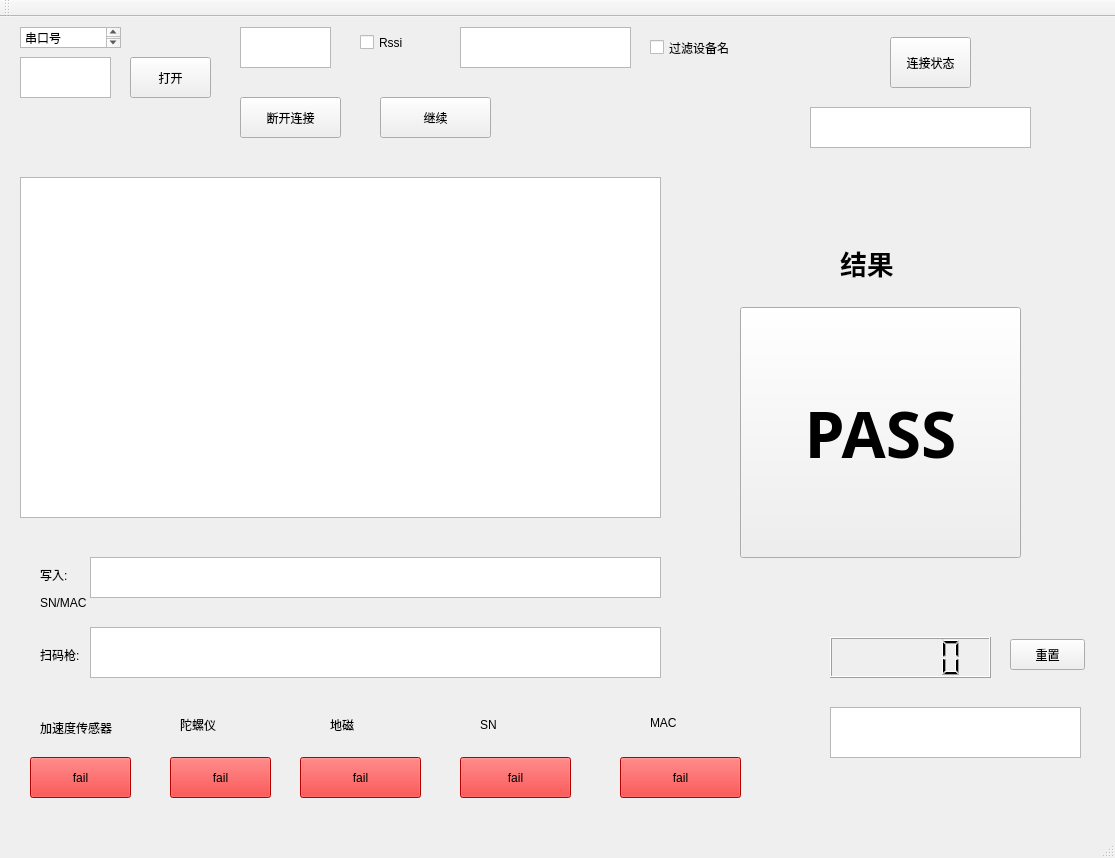
<?xml version="1.0" encoding="UTF-8"?>
<ui version="4.0">
 <class>MainWindow</class>
 <widget class="QMainWindow" name="MainWindow">
  <property name="geometry">
   <rect>
    <x>0</x>
    <y>0</y>
    <width>1115</width>
    <height>858</height>
   </rect>
  </property>
  <property name="windowTitle">
   <string>MainWindow</string>
  </property>
  <property name="styleSheet">
   <string notr="true"/>
  </property>
  <widget class="QWidget" name="centralWidget">
   <widget class="QPushButton" name="btn_com">
    <property name="geometry">
     <rect>
      <x>130</x>
      <y>40</y>
      <width>81</width>
      <height>41</height>
     </rect>
    </property>
    <property name="text">
     <string>打开</string>
    </property>
   </widget>
   <widget class="QTextEdit" name="et_com">
    <property name="geometry">
     <rect>
      <x>20</x>
      <y>40</y>
      <width>91</width>
      <height>41</height>
     </rect>
    </property>
   </widget>
   <widget class="QTextEdit" name="et_rssi">
    <property name="geometry">
     <rect>
      <x>240</x>
      <y>10</y>
      <width>91</width>
      <height>41</height>
     </rect>
    </property>
   </widget>
   <widget class="QCheckBox" name="cb_rssi">
    <property name="geometry">
     <rect>
      <x>360</x>
      <y>5</y>
      <width>71</width>
      <height>41</height>
     </rect>
    </property>
    <property name="text">
     <string>Rssi</string>
    </property>
   </widget>
   <widget class="QTextEdit" name="et_devname">
    <property name="geometry">
     <rect>
      <x>460</x>
      <y>10</y>
      <width>171</width>
      <height>41</height>
     </rect>
    </property>
   </widget>
   <widget class="QCheckBox" name="cb_devname">
    <property name="geometry">
     <rect>
      <x>650</x>
      <y>20</y>
      <width>91</width>
      <height>21</height>
     </rect>
    </property>
    <property name="text">
     <string>过滤设备名</string>
    </property>
   </widget>
   <widget class="QPushButton" name="btn_conn_state">
    <property name="geometry">
     <rect>
      <x>890</x>
      <y>20</y>
      <width>81</width>
      <height>51</height>
     </rect>
    </property>
    <property name="text">
     <string>连接状态</string>
    </property>
   </widget>
   <widget class="QPushButton" name="btn_disconnect">
    <property name="geometry">
     <rect>
      <x>240</x>
      <y>80</y>
      <width>101</width>
      <height>41</height>
     </rect>
    </property>
    <property name="text">
     <string>断开连接</string>
    </property>
   </widget>
   <widget class="QPushButton" name="btn_next">
    <property name="geometry">
     <rect>
      <x>380</x>
      <y>80</y>
      <width>111</width>
      <height>41</height>
     </rect>
    </property>
    <property name="text">
     <string>继续</string>
    </property>
   </widget>
   <widget class="QTextBrowser" name="tv_log">
    <property name="geometry">
     <rect>
      <x>20</x>
      <y>160</y>
      <width>641</width>
      <height>341</height>
     </rect>
    </property>
   </widget>
   <widget class="QPushButton" name="btn_acc">
    <property name="geometry">
     <rect>
      <x>30</x>
      <y>740</y>
      <width>101</width>
      <height>41</height>
     </rect>
    </property>
    <property name="styleSheet">
     <string notr="true">background-color: rgb(255, 0, 0);</string>
    </property>
    <property name="text">
     <string>fail</string>
    </property>
   </widget>
   <widget class="QPushButton" name="btn_gyr">
    <property name="geometry">
     <rect>
      <x>170</x>
      <y>740</y>
      <width>101</width>
      <height>41</height>
     </rect>
    </property>
    <property name="styleSheet">
     <string notr="true">background-color: rgb(255, 0, 0);</string>
    </property>
    <property name="text">
     <string>fail</string>
    </property>
   </widget>
   <widget class="QPushButton" name="btn_cps">
    <property name="geometry">
     <rect>
      <x>300</x>
      <y>740</y>
      <width>121</width>
      <height>41</height>
     </rect>
    </property>
    <property name="styleSheet">
     <string notr="true">background-color: rgb(255, 0, 0);</string>
    </property>
    <property name="text">
     <string>fail</string>
    </property>
   </widget>
   <widget class="QPushButton" name="btn_sn">
    <property name="geometry">
     <rect>
      <x>460</x>
      <y>740</y>
      <width>111</width>
      <height>41</height>
     </rect>
    </property>
    <property name="styleSheet">
     <string notr="true">background-color: rgb(255, 0, 0);</string>
    </property>
    <property name="text">
     <string>fail</string>
    </property>
   </widget>
   <widget class="QPushButton" name="btn_mac">
    <property name="geometry">
     <rect>
      <x>620</x>
      <y>740</y>
      <width>121</width>
      <height>41</height>
     </rect>
    </property>
    <property name="styleSheet">
     <string notr="true">background-color: rgb(255, 0, 0);</string>
    </property>
    <property name="text">
     <string>fail</string>
    </property>
   </widget>
   <widget class="QTextEdit" name="et_snmac">
    <property name="geometry">
     <rect>
      <x>90</x>
      <y>610</y>
      <width>571</width>
      <height>51</height>
     </rect>
    </property>
   </widget>
   <widget class="QTextBrowser" name="textBrowser_2">
    <property name="geometry">
     <rect>
      <x>20</x>
      <y>10</y>
      <width>101</width>
      <height>21</height>
     </rect>
    </property>
    <property name="html">
     <string>&lt;!DOCTYPE HTML PUBLIC &quot;-//W3C//DTD HTML 4.0//EN&quot; &quot;http://www.w3.org/TR/REC-html40/strict.dtd&quot;&gt;
&lt;html&gt;&lt;head&gt;&lt;meta name=&quot;qrichtext&quot; content=&quot;1&quot; /&gt;&lt;style type=&quot;text/css&quot;&gt;
p, li { white-space: pre-wrap; }
&lt;/style&gt;&lt;/head&gt;&lt;body style=&quot; font-family:'SimSun'; font-size:9pt; font-weight:400; font-style:normal;&quot;&gt;
&lt;p style=&quot; margin-top:0px; margin-bottom:0px; margin-left:0px; margin-right:0px; -qt-block-indent:0; text-indent:0px;&quot;&gt;串口号&lt;/p&gt;&lt;/body&gt;&lt;/html&gt;</string>
    </property>
   </widget>
   <widget class="QLabel" name="label">
    <property name="geometry">
     <rect>
      <x>40</x>
      <y>570</y>
      <width>101</width>
      <height>31</height>
     </rect>
    </property>
    <property name="text">
     <string>SN/MAC</string>
    </property>
   </widget>
   <widget class="QLabel" name="label_2">
    <property name="geometry">
     <rect>
      <x>40</x>
      <y>700</y>
      <width>81</width>
      <height>21</height>
     </rect>
    </property>
    <property name="text">
     <string>加速度传感器</string>
    </property>
   </widget>
   <widget class="QLabel" name="label_3">
    <property name="geometry">
     <rect>
      <x>180</x>
      <y>700</y>
      <width>101</width>
      <height>16</height>
     </rect>
    </property>
    <property name="text">
     <string>陀螺仪</string>
    </property>
   </widget>
   <widget class="QLabel" name="label_4">
    <property name="geometry">
     <rect>
      <x>330</x>
      <y>700</y>
      <width>61</width>
      <height>16</height>
     </rect>
    </property>
    <property name="text">
     <string>地磁</string>
    </property>
   </widget>
   <widget class="QLabel" name="label_5">
    <property name="geometry">
     <rect>
      <x>480</x>
      <y>700</y>
      <width>61</width>
      <height>16</height>
     </rect>
    </property>
    <property name="text">
     <string>SN</string>
    </property>
   </widget>
   <widget class="QLabel" name="label_6">
    <property name="geometry">
     <rect>
      <x>650</x>
      <y>700</y>
      <width>54</width>
      <height>12</height>
     </rect>
    </property>
    <property name="text">
     <string>MAC</string>
    </property>
   </widget>
   <widget class="QTextBrowser" name="tv_last_snamac">
    <property name="geometry">
     <rect>
      <x>90</x>
      <y>540</y>
      <width>571</width>
      <height>41</height>
     </rect>
    </property>
   </widget>
   <widget class="QLabel" name="label_7">
    <property name="geometry">
     <rect>
      <x>40</x>
      <y>550</y>
      <width>31</width>
      <height>16</height>
     </rect>
    </property>
    <property name="text">
     <string>写入:</string>
    </property>
   </widget>
   <widget class="QLabel" name="label_8">
    <property name="geometry">
     <rect>
      <x>40</x>
      <y>630</y>
      <width>41</width>
      <height>16</height>
     </rect>
    </property>
    <property name="text">
     <string>扫码枪:</string>
    </property>
   </widget>
   <widget class="QLabel" name="label_9">
    <property name="geometry">
     <rect>
      <x>840</x>
      <y>220</y>
      <width>71</width>
      <height>51</height>
     </rect>
    </property>
    <property name="font">
     <font>
      <family>宋体</family>
      <pointsize>20</pointsize>
      <weight>75</weight>
      <bold>true</bold>
     </font>
    </property>
    <property name="text">
     <string>结果</string>
    </property>
   </widget>
   <widget class="QPushButton" name="btn_result">
    <property name="geometry">
     <rect>
      <x>740</x>
      <y>290</y>
      <width>281</width>
      <height>251</height>
     </rect>
    </property>
    <property name="font">
     <font>
      <family>宋体</family>
      <pointsize>48</pointsize>
      <weight>75</weight>
      <bold>true</bold>
     </font>
    </property>
    <property name="text">
     <string>PASS</string>
    </property>
   </widget>
   <widget class="QTextBrowser" name="conn_info">
    <property name="geometry">
     <rect>
      <x>810</x>
      <y>90</y>
      <width>221</width>
      <height>41</height>
     </rect>
    </property>
   </widget>
   <widget class="QLCDNumber" name="ln_total_num">
    <property name="geometry">
     <rect>
      <x>830</x>
      <y>620</y>
      <width>161</width>
      <height>41</height>
     </rect>
    </property>
   </widget>
   <widget class="QPushButton" name="btn_reset_total_num">
    <property name="geometry">
     <rect>
      <x>1010</x>
      <y>622</y>
      <width>75</width>
      <height>31</height>
     </rect>
    </property>
    <property name="text">
     <string>重置</string>
    </property>
   </widget>
   <widget class="QTextBrowser" name="tv_systime">
    <property name="geometry">
     <rect>
      <x>830</x>
      <y>690</y>
      <width>251</width>
      <height>51</height>
     </rect>
    </property>
   </widget>
  </widget>
  <widget class="QMenuBar" name="menuBar">
   <property name="geometry">
    <rect>
     <x>0</x>
     <y>0</y>
     <width>1115</width>
     <height>23</height>
    </rect>
   </property>
  </widget>
  <widget class="QToolBar" name="mainToolBar">
   <attribute name="toolBarArea">
    <enum>TopToolBarArea</enum>
   </attribute>
   <attribute name="toolBarBreak">
    <bool>false</bool>
   </attribute>
  </widget>
  <widget class="QStatusBar" name="statusBar"/>
 </widget>
 <layoutdefault spacing="6" margin="11"/>
 <resources/>
 <connections/>
</ui>
